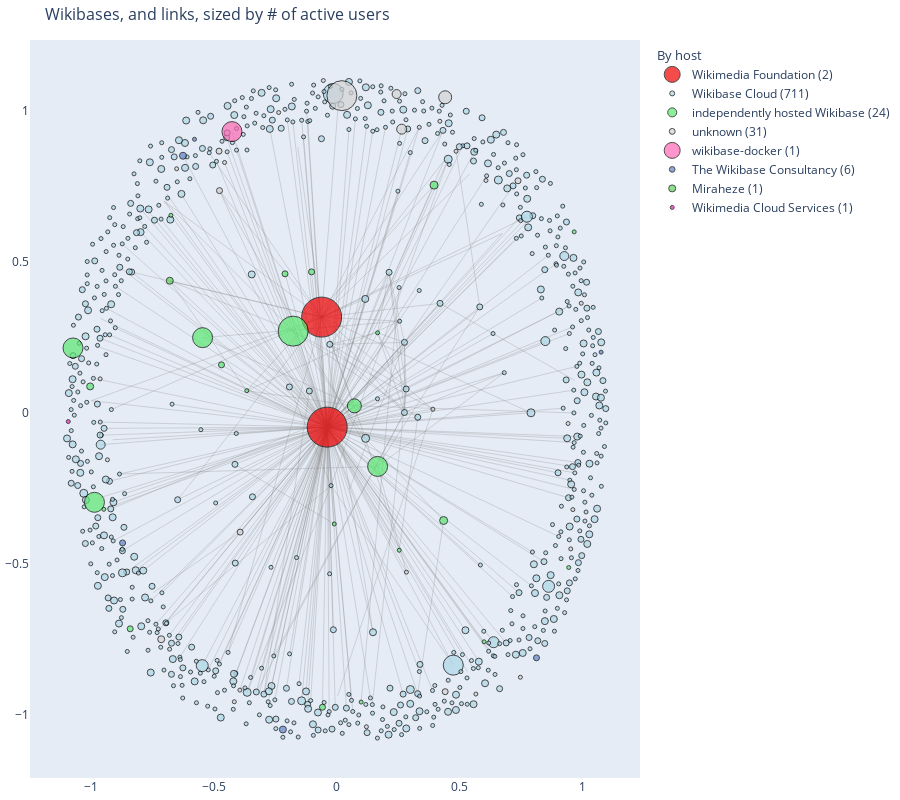

Here is the notebook cell this chart was saved with:
### Code cell
# Add directed edges to the graph
for key in item_map:
    # Add it as a node
    G.add_node(key)
    # Add the edges
    if 'links_to' in item_map[key]:
        for link in item_map[key]['links_to']:
            G.add_edge(key, link, direction='to')
    if 'links_from' in item_map[key]:
        for link in item_map[key]['links_from']:
            G.add_edge(link, key, direction='from')

# Calculate the positions of the nodes
pos = nx.spring_layout(G, k=0.5)  # Increase the value of k to spread out the nodes more

# Push nodes with no edges outward slightly
for node in G.nodes():
    if G.degree(node) == 0:
        pos[node] *= 1.1  # Push the node outward by 10%

# Create the edge trace
x_edges = []
y_edges = []
for edge in G.edges():
    x_edges.extend([pos[edge[0]][0], pos[edge[1]][0], None])
    y_edges.extend([pos[edge[0]][1], pos[edge[1]][1], None])

edge_trace = go.Scatter(
    x=x_edges, y=y_edges,
    line=dict(width=0.3, color='#888'),
    hoverinfo='none',
    mode='lines',
    showlegend=False)

# Create a trace for each group
group_traces = {}
group_counts = {}
for node in G.nodes():
    # Some things have been filtered out (like having no properties listed..)
    if node not in item_map:
        continue
    group = item_map[node]['graph_group']
    if group not in group_traces:
        group_traces[group] = {
            'x': [],
            'y': [],
            'hovertext': [],
            'color': item_map[node]['graph_color'],
            'size': []
        }
        group_counts[group] = 0
    group_traces[group]['x'].append(pos[node][0])
    group_traces[group]['y'].append(pos[node][1])
    active_users = item_map[node].get('users_active', [0])[0] if item_map[node].get('users_active') else 0
    properties = item_map[node].get('properties', [0])[0] if item_map[node].get('properties') else 0
    hover_text = (
        f"{item_map[node]['label']}<br>"
        f"URL: {item_map[node].get('url', [''])[0] if item_map[node].get('url') else ''}<br>"
        f"Host: {item_map[node].get('host_label', ['']) if item_map[node].get('host_label') else ''}<br>"
        f"Version: {item_map[node].get('version', [''])[0] if item_map[node].get('version') else ''}<br>"
        f"Start Date: {item_map[node].get('start_date', [''])[0] if item_map[node].get('start_date') else ''}<br>"
        f"Active Users: {active_users}<br>"
        f"Users: {item_map[node].get('users', [''])[0] if item_map[node].get('users') else ''}<br>"
        f"Properties: {properties}<br>"
        f"Edits: {item_map[node].get('edits', [''])[0] if item_map[node].get('edits') else ''}<br>"
        f"Pages: {item_map[node].get('pages', [''])[0] if item_map[node].get('pages') else ''}"
    )
    group_traces[group]['hovertext'].append(hover_text)

    size_active_users = 4
    if active_users:
        if active_users > 0 and active_users < 10:
            size_active_users = active_users + 5
        elif active_users >= 10 and active_users < 100:
            size_active_users = 20
        elif active_users >= 100 and active_users < 1000:
            size_active_users = 30
        elif active_users >= 1000:
            size_active_users = 40

    size_properties = 4
    if properties:
        if properties > 0 and properties < 10:
            size_properties = properties + 5
        elif properties >= 10 and properties < 100:
            size_properties = 20
        elif properties >= 100 and properties < 1000:
            size_properties = 30
        elif properties >= 1000:
            size_properties = 40

    group_traces[group]['size'].append(size_active_users)
    # group_traces[group]['size'].append(size_properties)
    group_counts[group] += 1

# Create the node traces
node_traces = []
for group, data in group_traces.items():
    group_name_with_count = f"{group} ({group_counts[group]})"
    node_trace = go.Scatter(
        x=data['x'], y=data['y'],
        mode='markers',
        hovertext=data['hovertext'],
        hoverinfo='text',
        showlegend=True,
        legendgrouptitle=dict(text="By host"),
        name=group_name_with_count,  # Use the graph_group string with count as the legend label
        marker=dict(
            showscale=False,
            size=data['size'],
            color=data['color'],
            line_width=1,
            line_color='black'
            ))
    node_traces.append(node_trace)

fig = go.Figure(data=[edge_trace] + node_traces,
                layout=go.Layout(
                    title='Wikibases, and links, sized by # of active users',
                    titlefont_size=16,
                    showlegend=True,
                    hovermode='closest',
                    margin=dict(b=20, l=5, r=5, t=40),
                    annotations=[dict(
                        text="",
                        showarrow=False,
                        xref="paper", yref="paper")],
                    xaxis=dict(showgrid=False, zeroline=False),
                    yaxis=dict(showgrid=False, zeroline=False),
                    height=800  # Set the height to twice the default (400)
                    ))

# Show the plot
fig.show()

# save the figure as html
fig.write_html("wikibase_graph.html", include_plotlyjs='cdn')

### Figure 1 — Plotly figure (JSON) as saved in the notebook; plotly's stock layout.template omitted (floating-point values rounded to 4 significant figures; data arrays with more than 128 entries replaced by an {"elided": "..."} marker saying what was removed)
{"data": [{"hoverinfo": "none", "line": {"color": "#888", "width": 0.3}, "mode": "lines", "showlegend": false, "type": "scatter", "x": {"elided": "849 float values"}, "y": {"elided": "849 float values"}}, {"hoverinfo": "text", "hovertext": ["Wikidata<br>URL: https://www.wikidata.org<br>Host: Wikimedia Foundation<br>Version: 1.44.0-wmf.16<br>Start Date: 2012-10-25 00:00:00+00:00<br>Active Users: 24633<br>Users: 6712968<br>Properties: 12327<br>Edits: 2271398577<br>Pages: 119599665", "Wikimedia Commons<br>URL: https://commons.wikimedia.org<br>Host: Wikimedia Foundation<br>Version: 1.44.0-wmf.16<br>Start Date: 2019-01-10 00:00:00+00:00<br>Active Users: 39321<br>Users: 13023348<br>Properties: 12327<br>Edits: 952992390<br>Pages: 145301018"], "legendgrouptitle": {"text": "By host"}, "marker": {"color": "#F00000", "line": {"color": "black", "width": 1}, "showscale": false, "size": [40, 40]}, "mode": "markers", "name": "Wikimedia Foundation (2)", "showlegend": true, "type": "scatter", "x": [-0.03772, -0.06037], "y": [-0.04834, 0.3163]}, {"hoverinfo": "text", "hovertext": {"elided": "711 str values"}, "legendgrouptitle": {"text": "By host"}, "marker": {"color": "#ADD8E6", "line": {"color": "black", "width": 1}, "showscale": false, "size": {"elided": "711 int values"}}, "mode": "markers", "name": "Wikibase Cloud (711)", "showlegend": true, "type": "scatter", "x": {"elided": "711 float values"}, "y": {"elided": "711 float values"}}, {"hoverinfo": "text", "hovertext": ["DataTrek<br>URL: https://data.wikitrek.org/<br>Host: independently hosted Wikibase<br>Version: 1.39.11<br>Start Date: 2020-10-31 00:00:00+00:00<br>Active Users: 3<br>Users: 38<br>Properties: 191<br>Edits: 84863<br>Pages: 13346", "MiMoTextBase<br>URL: https://data.mimotext.uni-trier.de/<br>Host: independently hosted Wikibase<br>Version: 1.39.5<br>Start Date: 2023-04-28 00:00:00+00:00<br>Active Users: 1<br>Users: 3<br>Properties: 58<br>Edits: 116092<br>Pages: 4450", "Imedwiki base<br>URL: https://base.imedwiki.org/wiki/Hauptseite<br>Host: independently hosted Wikibase<br>Version: 1.35.3<br>Start Date: 2021-08-25 00:00:00+00:00<br>Active Users: 0<br>Users: 1<br>Properties: 26<br>Edits: 892<br>Pages: 263", "PersonalData.io<br>URL: https://wiki.personaldata.io<br>Host: independently hosted Wikibase<br>Version: 1.35.1<br>Start Date: 2019-02-06 00:00:00+00:00<br>Active Users: 0<br>Users: 13574<br>Properties: 309<br>Edits: 65858<br>Pages: 17614", "Rhizome Artbase<br>URL: https://artbase.rhizome.org/<br>Host: independently hosted Wikibase<br>Version: 1.35.1<br>Start Date: 2015-02-09 00:00:00+00:00<br>Active Users: 0<br>Users: 27<br>Properties: 120<br>Edits: 202723<br>Pages: 28533", "DeJongeWiki<br>URL: https://set.kuleuven.be/rlicc/dejongewiki/w/index.php/Main_Page<br>Host: independently hosted Wikibase<br>Version: 1.39.4<br>Start Date: 2021-04-13 00:00:00+00:00<br>Active Users: 1<br>Users: 32<br>Properties: 35<br>Edits: 12622<br>Pages: 3039", "Crystal Pool<br>URL: https://crystalpool.cxuesong.com<br>Host: independently hosted Wikibase<br>Version: 1.43.0-wmf.7<br>Start Date: 2017-11-13 00:00:00+00:00<br>Active Users: 1<br>Users: 28<br>Properties: 147<br>Edits: 130017<br>Pages: 10784", "Undata<br>URL: https://data.uncyclomedia.org<br>Host: independently hosted Wikibase<br>Version: 1.39.3<br>Start Date: 2019-04-12 00:00:00+00:00<br>Active Users: 0<br>Users: 87323<br>Properties: 60<br>Edits: 58372<br>Pages: 14758", "MaRDi portal<br>URL: https://portal.mardi4nfdi.de/<br>Host: independently hosted Wikibase<br>Version: 1.44.0-wmf.15<br>Start Date: 2021-12-15 00:00:00+00:00<br>Active Users: 9<br>Users: 477<br>Properties: 1623<br>Edits: 36415688<br>Pages: 12755851", "DNB Doku wiki<br>URL: https://sta.dnb.de/wiki/Hauptseite<br>Host: independently hosted Wikibase<br>Version: 1.35.7<br>Start Date: 2020-03-31 00:00:00+00:00<br>Active Users: 0<br>Users: 88<br>Properties: 1562<br>Edits: 149543<br>Pages: 9997", "De Jonge Wiki<br>URL: https://set.kuleuven.be/rlicc/dejongewiki/w/index.php<br>Host: independently hosted Wikibase<br>Version: 1.39.4<br>Start Date: 2021-04-13 00:00:00+00:00<br>Active Users: 1<br>Users: 32<br>Properties: 35<br>Edits: 12622<br>Pages: 3039", "Librarybase<br>URL: https://librarybase.org<br>Host: independently hosted Wikibase<br>Version: 1.39.1<br>Start Date: 2023-05-04 00:00:00+00:00<br>Active Users: 0<br>Users: 6<br>Properties: 29<br>Edits: 1096<br>Pages: 512", "Biblissima<br>URL: https://data.biblissima.fr/<br>Host: independently hosted Wikibase<br>Version: 1.39.4<br>Start Date: 2019-01-02 00:00:00+00:00<br>Active Users: 3<br>Users: 18<br>Properties: 308<br>Edits: 1763961<br>Pages: 411709", "Enslaved.org<br>URL: https://lod.enslaved.org/<br>Host: independently hosted Wikibase<br>Version: 1.37.0-alpha<br>Start Date: 2019-07-01 00:00:00+00:00<br>Active Users: 0<br>Users: 1<br>Properties: 83<br>Edits: 6467973<br>Pages: 1137805", "EU Knowledge Graph<br>URL: https://linkedopendata.eu/<br>Host: independently hosted Wikibase<br>Version: 1.39.1<br>Start Date: 2019-12-17 00:00:00+00:00<br>Active Users: 0<br>Users: 109<br>Properties: 3272<br>Edits: 44494366<br>Pages: 3424918", "FactGrid<br>URL: https://database.factgrid.de/<br>Host: independently hosted Wikibase<br>Version: 1.39.10<br>Start Date: 2018-01-11 00:00:00+00:00<br>Active Users: 47<br>Users: 627<br>Properties: 1195<br>Edits: 9730625<br>Pages: 1021498", "Femiwiki<br>URL: https://femiwiki.com/<br>Host: independently hosted Wikibase<br>Version: 1.42.4<br>Start Date: 2016-07-25 00:00:00+00:00<br>Active Users: 26<br>Users: 6149<br>Properties: 83<br>Edits: 316700<br>Pages: 72362", "Lingua Libre<br>URL: https://lingualibre.org/<br>Host: independently hosted Wikibase<br>Version: 1.35.2<br>Start Date: 2018-01-15 00:00:00+00:00<br>Active Users: 23<br>Users: 3454<br>Properties: 39<br>Edits: 1424183<br>Pages: 1338070", "OpenStreetMap Wiki<br>URL: https://wiki.openstreetmap.org/<br>Host: independently hosted Wikibase<br>Version: 1.39.11<br>Start Date: 2018-09-17 00:00:00+00:00<br>Active Users: 758<br>Users: 155727<br>Properties: 46<br>Edits: 2789098<br>Pages: 285137", "Seeds of the Word<br>URL: https://en.seminaverbi.bibleget.io<br>Host: independently hosted Wikibase<br>Version: 1.42.1<br>Start Date: 2020-08-15 00:00:00+00:00<br>Active Users: 1<br>Users: 1<br>Properties: 7910<br>Edits: 24268<br>Pages: 22418", "TransforMap Base<br>URL: https://base.transformap.co<br>Host: independently hosted Wikibase<br>Version: 1.27.0-rc.1<br>Start Date: 2016-05-09 00:00:00+00:00<br>Active Users: 2<br>Users: 182<br>Properties: 33<br>Edits: 6069<br>Pages: 478", "BDI Data<br>URL: https://wiki.bgbm.org/bdidata/index.php/BDI_Data:Main_Page<br>Host: independently hosted Wikibase<br>Version: 1.28.2<br>Start Date: 2017-07-12 00:00:00+00:00<br>Active Users: 0<br>Users: 5<br>Properties: 69<br>Edits: 17073<br>Pages: 2566", "FOMU Photographic Paper Collection (2023-)<br>URL: https://data.fomu.be<br>Host: independently hosted Wikibase<br>Version: 1.38.5<br>Start Date: 2023-11-22 00:00:00+00:00<br>Active Users: 0<br>Users: 3<br>Properties: 51<br>Edits: 17445<br>Pages: 3759", "ScoutMedia<br>URL: https://media.scoutwiki.org/Main_Page<br>Host: independently hosted Wikibase<br>Version: 1.39.10<br>Start Date: 2021-04-04 00:00:00+00:00<br>Active Users: 11<br>Users: 10739<br>Properties: 39<br>Edits: 142254<br>Pages: 59728"], "legendgrouptitle": {"text": "By host"}, "marker": {"color": "#5be971", "line": {"color": "black", "width": 1}, "showscale": false, "size": [8, 6, 4, 4, 4, 6, 6, 4, 14, 4, 6, 4, 8, 4, 4, 20, 20, 20, 30, 6, 7, 4, 4, 20]}, "mode": "markers", "name": "independently hosted Wikibase (24)", "showlegend": true, "type": "scatter", "x": [0.397, -0.4678, -0.6738, -0.3648, -0.009058, -0.2093, -0.05693, 0.6004, 0.07292, -0.9467, -0.1015, 0.1674, 0.4359, 0.1004, 0.2553, 0.1674, -0.9847, -0.5447, -0.1762, -0.8392, -1.002, 0.9672, 0.945, -1.072], "y": [0.7534, 0.158, 0.6534, 0.07239, -0.3692, 0.4596, -0.9763, -0.7595, 0.02221, -0.3206, 0.4661, 0.2642, -0.3577, -0.9592, -0.4562, -0.1786, -0.2974, 0.2482, 0.2698, -0.7165, 0.08653, 0.5986, -0.5134, 0.2139]}, {"hoverinfo": "text", "hovertext": ["matvoc.nims.go.jp<br>URL: https://matvoc.nims.go.jp<br>Host: <br>Version: 1.35.5<br>Start Date: 2019-02-01 00:00:00+00:00<br>Active Users: 0<br>Users: 85<br>Properties: 58<br>Edits: 38589<br>Pages: 3948", "Philobiblon<br>URL: https://philobiblon.cog.berkeley.edu/wiki/Main_Page<br>Host: <br>Version: 1.39.1<br>Start Date: 2024-02-27 00:00:00+00:00<br>Active Users: 0<br>Users: 15<br>Properties: 1177<br>Edits: 1851601<br>Pages: 264990", "Semantic Lab at Pratt experimental Wikibase<br>URL: https://base.semlab.io<br>Host: <br>Version: 1.39.6<br>Start Date: 2020-02-22 00:00:00+00:00<br>Active Users: 1<br>Users: 38<br>Properties: 217<br>Edits: 176993<br>Pages: 26748", "wikibase.the-qa-company.com<br>URL: https://wikibase.the-qa-company.com<br>Host: <br>Version: 1.38.5<br>Start Date: 2022-08-15 00:00:00+00:00<br>Active Users: 0<br>Users: 66108<br>Properties: 851<br>Edits: 49277<br>Pages: 46286", "CanonBase<br>URL: https://canonbase.eu<br>Host: <br>Version: 1.34.1<br>Start Date: 2020-03-11 00:00:00+00:00<br>Active Users: 0<br>Users: 29<br>Properties: 346<br>Edits: 483939<br>Pages: 35722", "WikiHum<br>URL: https://wikihum.lab.dariah.pl<br>Host: <br>Version: 1.42.1<br>Start Date: 2023-01-30 00:00:00+00:00<br>Active Users: 5<br>Users: 16<br>Properties: 157<br>Edits: 835975<br>Pages: 174666", "itidata.abtk.hu<br>URL: https://itidata.abtk.hu<br>Host: <br>Version: 1.35.2<br>Start Date: 2021-11-09 00:00:00+00:00<br>Active Users: 0<br>Users: 66<br>Properties: 248<br>Edits: 920789<br>Pages: 449676", "wiki.tiffa.net<br>URL: https://wiki.tiffa.net<br>Host: <br>Version: 1.43.0<br>Start Date: 2023-01-21 00:00:00+00:00<br>Active Users: 1<br>Users: 1<br>Properties: 966<br>Edits: 144258<br>Pages: 45609", "ELTEdata<br>URL: https://eltedata.elte-dh.hu<br>Host: <br>Version: 1.35.2<br>Start Date: 2021-03-19 00:00:00+00:00<br>Active Users: 0<br>Users: 19<br>Properties: 171<br>Edits: 253638<br>Pages: 39817", "wikibase.semantic-kompakkt.de<br>URL: https://wikibase.semantic-kompakkt.de<br>Host: <br>Version: 1.38.5<br>Start Date: 2024-02-14 00:00:00+00:00<br>Active Users: 0<br>Users: 19<br>Properties: 110<br>Edits: 6468<br>Pages: 1606", "sportsdamkg.slis.ua.edu<br>URL: https://sportsdamkg.slis.ua.edu<br>Host: <br>Version: 1.36.1<br>Start Date: 2020-08-18 00:00:00+00:00<br>Active Users: 0<br>Users: 5<br>Properties: 89<br>Edits: 8419411<br>Pages: 2625166", "Wikibase.slis.ua.edu<br>URL: https://wikibase.slis.ua.edu<br>Host: <br>Version: 1.34.2<br>Start Date: 2018-10-01 00:00:00+00:00<br>Active Users: 0<br>Users: 10<br>Properties: 178<br>Edits: 283279<br>Pages: 19117", "Black Bibliography Project<br>URL: https://blackbibliog.rutgers.edu<br>Host: <br>Version: 1.39.5<br>Start Date: 2019-01-03 00:00:00+00:00<br>Active Users: 8<br>Users: 52<br>Properties: 137<br>Edits: 79033<br>Pages: 10097", "GraphIT<br>URL: https://graphit.ur.de<br>Host: <br>Version: 1.39.1<br>Start Date: 2023-04-13 00:00:00+00:00<br>Active Users: 0<br>Users: 88<br>Properties: 38<br>Edits: 11795<br>Pages: 1965", "Addshore Alpha<br>URL: https://addshore-alpha.wikibase.dev<br>Host: <br>Version: 1.39.7<br>Start Date: 2019-10-28 00:00:00+00:00<br>Active Users: 0<br>Users: 9<br>Properties: 15<br>Edits: 232<br>Pages: 60", "Wer Leitet?<br>URL: https://wl.kgi.uni-mannheim.de<br>Host: <br>Version: 1.38.5<br>Start Date: 2023-11-14 00:00:00+00:00<br>Active Users: 0<br>Users: 1<br>Properties: 1068<br>Edits: 36494<br>Pages: 35457", "DFIH<br>URL: https://wiki.dfih.fr<br>Host: <br>Version: 1.33.0<br>Start Date: 2018-11-02 00:00:00+00:00<br>Active Users: 0<br>Users: 11253<br>Properties: 6<br>Edits: 484028<br>Pages: 65770", "Nimiarkisto<br>URL: https://nimiarkisto.fi<br>Host: <br>Version: 1.41.4<br>Start Date: 2018-05-04 00:00:00+00:00<br>Active Users: 2<br>Users: 259<br>Properties: 88<br>Edits: 6991881<br>Pages: 6698303", "SCDB<br>URL: https://scdb.app<br>Host: <br>Version: 1.40.1<br>Start Date: 2019-11-19 00:00:00+00:00<br>Active Users: 0<br>Users: 14<br>Properties: 95<br>Edits: 35338<br>Pages: 5961", "akf.kgi.uni-mannheim.de<br>URL: https://akf.kgi.uni-mannheim.de<br>Host: <br>Version: 1.38.5<br>Start Date: 2023-03-31 00:00:00+00:00<br>Active Users: 0<br>Users: 4<br>Properties: 349<br>Edits: 4155<br>Pages: 3903", "modelling.dissco.tech<br>URL: https://modelling.dissco.tech<br>Host: <br>Version: 1.35.5<br>Start Date: 2022-01-06 00:00:00+00:00<br>Active Users: 0<br>Users: 21<br>Properties: 48<br>Edits: 1133<br>Pages: 242", "data.marefa.org<br>URL: https://data.marefa.org<br>Host: <br>Version: 1.39.2<br>Start Date: 2023-03-07 00:00:00+00:00<br>Active Users: 0<br>Users: 52685<br>Properties: 1249<br>Edits: 73981646<br>Pages: 6063082", "kg.jstor.org<br>URL: https://kg.jstor.org<br>Host: <br>Version: 1.34.4<br>Start Date: 2019-06-22 00:00:00+00:00<br>Active Users: 0<br>Users: 14<br>Properties: 1533<br>Edits: 2531655<br>Pages: 2526035", "www.wikichain.io<br>URL: https://www.wikichain.io<br>Host: <br>Version: 1.39.1<br>Start Date: 2024-09-04 00:00:00+00:00<br>Active Users: 0<br>Users: 1<br>Properties: 49<br>Edits: 4677<br>Pages: 4677", "data.ruwiki.ru<br>URL: https://data.ruwiki.ru<br>Host: <br>Version: 1.40.0-wmf.26<br>Start Date: 2023-05-11 00:00:00+00:00<br>Active Users: 218<br>Users: 5370001<br>Properties: 11125<br>Edits: 1711913854<br>Pages: 204209422", "wikiar.org<br>URL: https://wikiar.org<br>Host: <br>Version: 1.41.0<br>Start Date: 2021-11-19 00:00:00+00:00<br>Active Users: 4<br>Users: 209<br>Properties: 1<br>Edits: 1694<br>Pages: 919", "hbag.kgi.uni-mannheim.de<br>URL: https://hbag.kgi.uni-mannheim.de<br>Host: <br>Version: 1.38.5<br>Start Date: 2024-08-27 00:00:00+00:00<br>Active Users: 0<br>Users: 1<br>Properties: 33<br>Edits: 2404<br>Pages: 1610", "data.pornopedia.com<br>URL: https://data.pornopedia.com<br>Host: <br>Version: 1.42.1<br>Start Date: 2014-12-26 00:00:00+00:00<br>Active Users: 1<br>Users: 161<br>Properties: 16<br>Edits: 37891<br>Pages: 22374", "contentdata.org<br>URL: https://contentdata.org<br>Host: <br>Version: 1.42.3<br>Start Date: 2025-01-04 00:00:00+00:00<br>Active Users: 1<br>Users: 1<br>Properties: 1<br>Edits: 6<br>Pages: 4", "data.dezopedie.cz<br>URL: https://data.dezopedie.cz<br>Host: <br>Version: 1.41.1<br>Start Date: 2024-06-23 00:00:00+00:00<br>Active Users: 1<br>Users: 2<br>Properties: 9<br>Edits: 19<br>Pages: 10", "losh.ose-germany.de<br>URL: https://losh.ose-germany.de<br>Host: <br>Version: 1.35.4<br>Start Date: 2021-12-15 00:00:00+00:00<br>Active Users: 0<br>Users: 3<br>Properties: 112<br>Edits: 1511241<br>Pages: 910055"], "legendgrouptitle": {"text": "By host"}, "marker": {"color": "#D3D3D3", "line": {"color": "black", "width": 1}, "showscale": false, "size": [4, 4, 6, 4, 4, 10, 4, 6, 4, 4, 4, 4, 13, 4, 4, 4, 4, 7, 4, 4, 4, 4, 4, 4, 30, 9, 4, 6, 6, 6, 4]}, "mode": "markers", "name": "unknown (31)", "showlegend": true, "type": "scatter", "x": [-0.393, 0.2847, -0.4759, 0.3923, 0.3369, 0.2653, -0.4552, -0.3919, 0.1219, 0.4866, 0.5672, 0.9959, 0.4423, -0.9616, -0.4157, 0.6083, 0.4208, -0.7131, 0.9618, 0.9423, -0.2352, 0.7482, -0.05354, 0.9532, 0.02208, 0.2448, -0.9319, 0.4422, 0.7386, -0.4778, -0.6502], "y": [-0.9196, -0.5288, 0.7352, 0.01108, 0.945, 0.9389, 0.8285, -0.3961, -1.041, 0.8657, -0.9327, 0.362, 1.045, 0.1116, -0.9582, 0.7688, 0.9651, -0.7512, -0.3216, -0.03638, 0.9941, -0.877, 1.1, -0.4517, 1.05, 1.055, -0.1566, -0.9249, 0.768, 0.866, 0.8075]}, {"hoverinfo": "text", "hovertext": ["wikibase.imfd.cl<br>URL: https://wikibase.imfd.cl<br>Host: wikibase-docker<br>Version: 1.41.1<br>Start Date: 2024-04-30 00:00:00+00:00<br>Active Users: 37<br>Users: 191<br>Properties: 36<br>Edits: 15322<br>Pages: 1655"], "legendgrouptitle": {"text": "By host"}, "marker": {"color": "#ff69b4", "line": {"color": "black", "width": 1}, "showscale": false, "size": [20]}, "mode": "markers", "name": "wikibase-docker (1)", "showlegend": true, "type": "scatter", "x": [-0.4253], "y": [0.9308]}, {"hoverinfo": "text", "hovertext": ["The Digital Narrative Knowledge Base<br>URL: https://cellwiki.cdn.uib.no<br>Host: The Wikibase Consultancy<br>Version: 1.39.11<br>Start Date: 2024-03-14 00:00:00+00:00<br>Active Users: 2<br>Users: 6<br>Properties: 89<br>Edits: 7561<br>Pages: 6788", "Kunstmuseum API<br>URL: https://api.kunstmuseum.nl/<br>Host: The Wikibase Consultancy<br>Version: 1.39.11<br>Start Date: 2020-06-11 00:00:00+00:00<br>Active Users: 2<br>Users: 18<br>Properties: 114<br>Edits: 465694<br>Pages: 42900", "Wikibase EDTF - Demo Wiki<br>URL: https://edtf.wikibase.wiki<br>Host: The Wikibase Consultancy<br>Version: 1.39.11<br>Start Date: 2022-01-26 00:00:00+00:00<br>Active Users: 1<br>Users: 17<br>Properties: 3<br>Edits: 743<br>Pages: 14", "Wikibase Automated Values - Demo Wiki<br>URL: https://automated.wikibase.wiki<br>Host: The Wikibase Consultancy<br>Version: 1.39.11<br>Start Date: 2022-03-25 00:00:00+00:00<br>Active Users: 0<br>Users: 36<br>Properties: 5<br>Edits: 834<br>Pages: 28", "Wikibase RDF - Demo Wiki<br>URL: https://rdf.wikibase.wiki<br>Host: The Wikibase Consultancy<br>Version: 1.39.11<br>Start Date: 2022-07-22 00:00:00+00:00<br>Active Users: 0<br>Users: 7<br>Properties: 6<br>Edits: 67<br>Pages: 22", "Wikibase Export - Demo Wiki<br>URL: https://export.wikibase.wiki<br>Host: The Wikibase Consultancy<br>Version: 1.39.11<br>Start Date: 2022-11-23 00:00:00+00:00<br>Active Users: 1<br>Users: 5<br>Properties: 9<br>Edits: 149<br>Pages: 36"], "legendgrouptitle": {"text": "By host"}, "marker": {"color": "#6283ca", "line": {"color": "black", "width": 1}, "showscale": false, "size": [7, 7, 6, 4, 4, 6]}, "mode": "markers", "name": "The Wikibase Consultancy (6)", "showlegend": true, "type": "scatter", "x": [-0.6244, -0.218, -0.8702, 1.077, -0.5777, 0.8138], "y": [0.8508, -1.05, -0.4321, 0.2, 0.9054, -0.8127]}, {"hoverinfo": "text", "hovertext": ["Gratisdata<br>URL: https://gratisdata.miraheze.org<br>Host: Miraheze<br>Version: 1.43.0<br>Start Date: 2021-11-12 00:00:00+00:00<br>Active Users: 2<br>Users: 259<br>Properties: 824<br>Edits: 40370<br>Pages: 9121"], "legendgrouptitle": {"text": "By host"}, "marker": {"color": "#5cd45b", "line": {"color": "black", "width": 1}, "showscale": false, "size": [7]}, "mode": "markers", "name": "Miraheze (1)", "showlegend": true, "type": "scatter", "x": [-0.6781], "y": [0.4368]}, {"hoverinfo": "text", "hovertext": ["Wikidocumentaries<br>URL: https://wikidocumentaries.wmflabs.org/<br>Host: Wikimedia Cloud Services<br>Version: 1.32.5<br>Start Date: 2018-04-23 00:00:00+00:00<br>Active Users: 0<br>Users: 3729<br>Properties: 5126<br>Edits: 29206<br>Pages: 5528"], "legendgrouptitle": {"text": "By host"}, "marker": {"color": "#f11fbe", "line": {"color": "black", "width": 1}, "showscale": false, "size": [4]}, "mode": "markers", "name": "Wikimedia Cloud Services (1)", "showlegend": true, "type": "scatter", "x": [-1.091], "y": [-0.02985]}], "layout": {"annotations": [{"showarrow": false, "text": "", "xref": "paper", "yref": "paper"}], "height": 800, "hovermode": "closest", "margin": {"b": 20, "l": 5, "r": 5, "t": 40}, "showlegend": true, "title": {"font": {"size": 16}, "text": "Wikibases, and links, sized by # of active users"}, "xaxis": {"showgrid": false, "zeroline": false}, "yaxis": {"showgrid": false, "zeroline": false}}}
